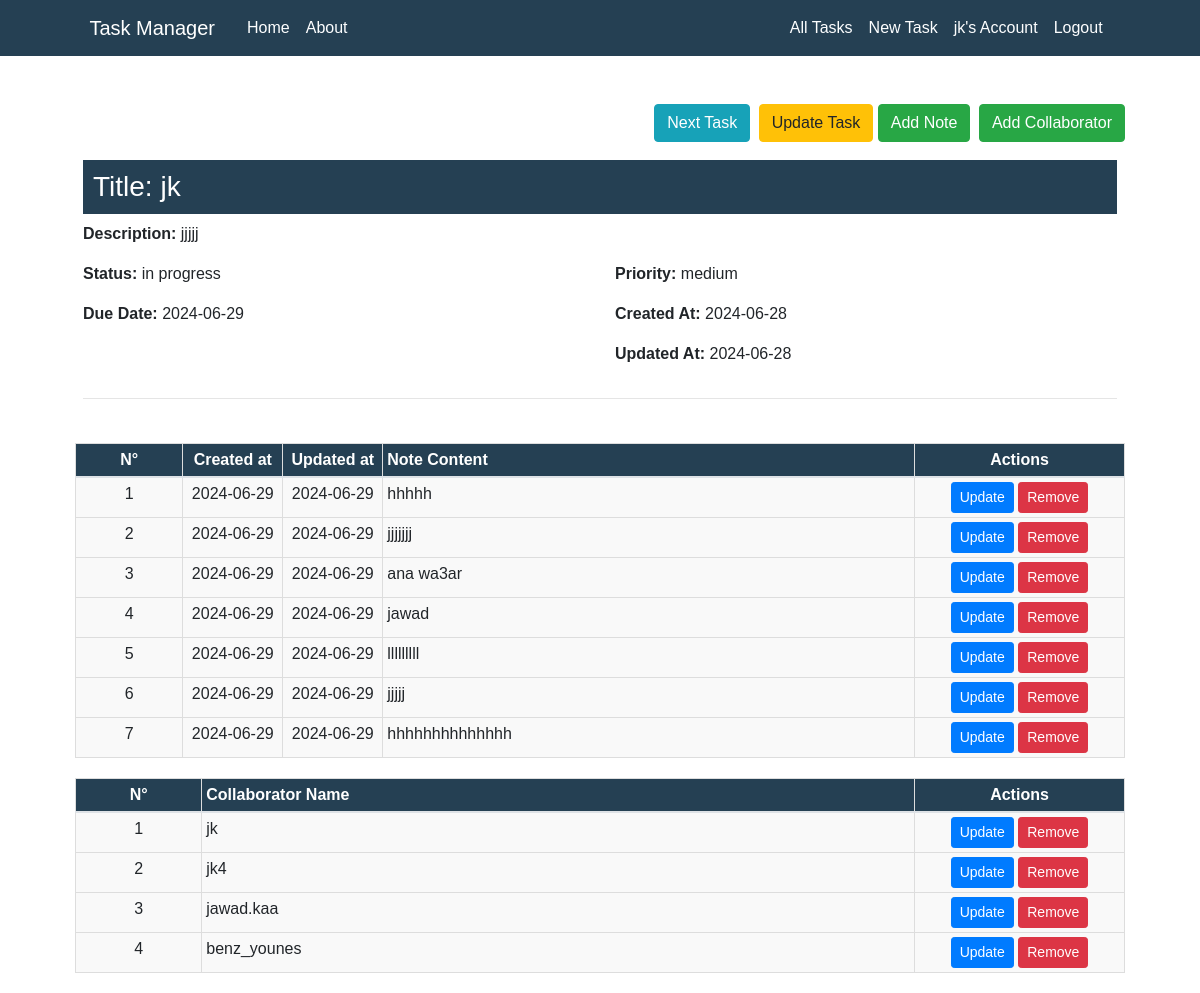
Before: /task/10 (signed in) with the older database file.
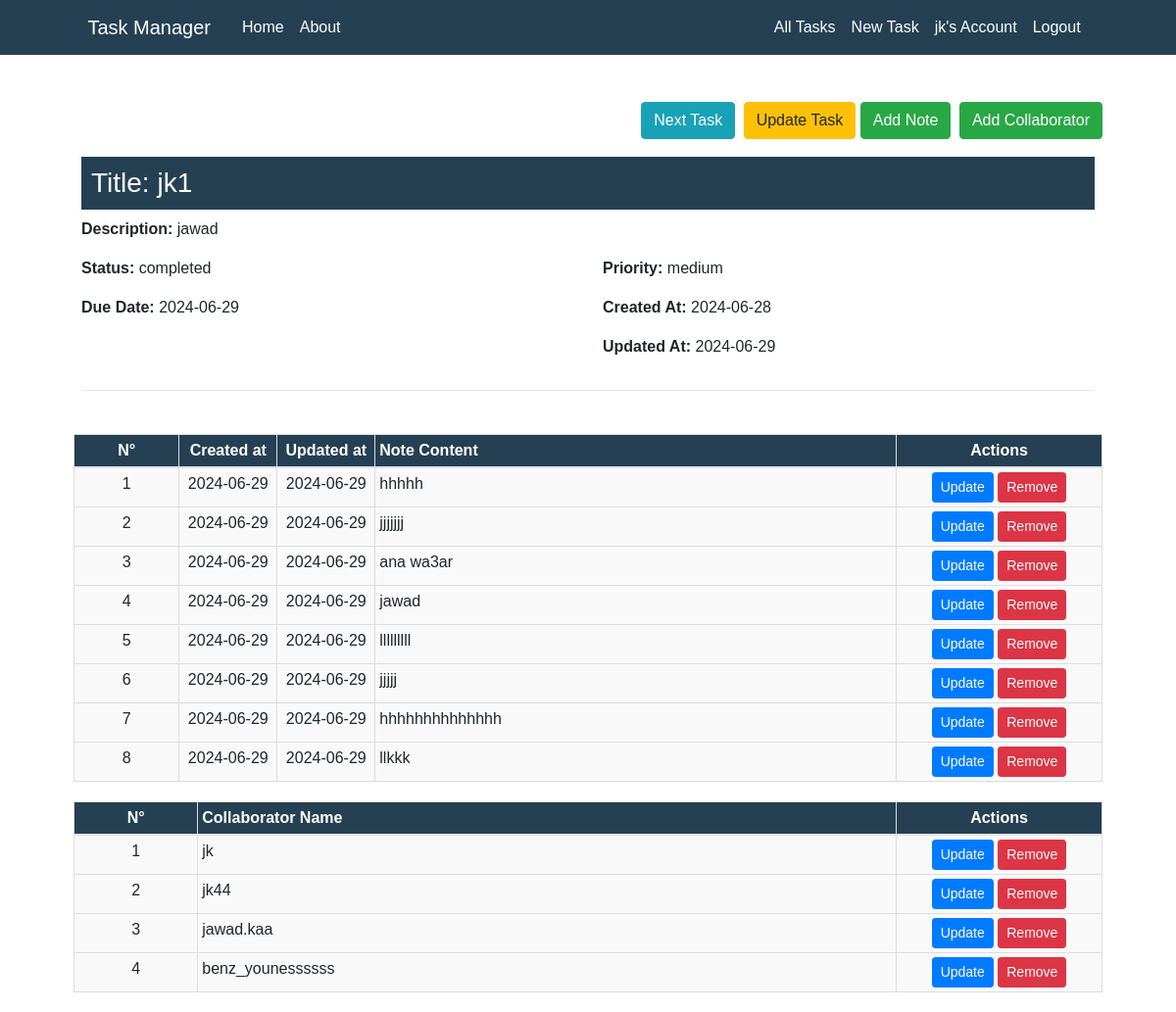
After: the same page with the newer database file.
### TaskManager/models.py (models this page shows, shortened)
class Task(db.Model):
    id = db.Column(db.Integer, primary_key=True)
    user_id = db.Column(db.Integer, db.ForeignKey('user.id'), nullable=False)
    title = db.Column(db.String(255), nullable=False)
    description = db.Column(db.Text)
    status = db.Column(db.Enum('in progress', 'completed', 'pending'), default='in progress')
    priority = db.Column(db.Enum('low', 'medium', 'high'), default='medium')
    due_date = db.Column(db.DateTime, default=datetime.utcnow)
    created_at = db.Column(db.DateTime, default=datetime.utcnow)
    updated_at = db.Column(db.DateTime, default=datetime.utcnow, onupdate=datetime.utcnow)
    notes = db.relationship(
        'Note', backref='task', lazy=True, cascade='all, delete-orphan')
    task_collaborators = db.relationship(
        'TaskCollaborator', backref='task', lazy=True, cascade='all, delete-orphan')

class Note(db.Model):
    id = db.Column(db.Integer, primary_key=True)
    task_id = db.Column(db.Integer, db.ForeignKey('task.id'), nullable=False)
    content = db.Column(db.Text, nullable=False)
    created_at = db.Column(db.DateTime, default=datetime.utcnow)
    updated_at = db.Column(db.DateTime, default=datetime.utcnow, onupdate=datetime.utcnow)

class TaskCollaborator(db.Model):
    id = db.Column(db.Integer, primary_key=True)
    task_id = db.Column(db.Integer, db.ForeignKey('task.id'), nullable=False)
    user_id = db.Column(db.Integer, db.ForeignKey('user.id'), nullable=False)

class User(db.Model, UserMixin):
    id = db.Column(db.Integer, primary_key=True)
    username = db.Column(db.String(50), unique=True, nullable=False)
    email = db.Column(db.String(100), unique=True, nullable=False)
    password = db.Column(db.String(255), nullable=False)
    date_joined = db.Column(db.DateTime, default=datetime.now)
    last_login = db.Column(db.DateTime, default=datetime.now)
    tasks = db.relationship('Task', backref='user', lazy=True)
    task_collaborators = db.relationship('TaskCollaborator', backref='user', lazy=True)

### TaskManager/routes.py (the view)
@app.route("/task/<int:task_id>")
def task(task_id):
    if not current_user.is_authenticated:
        flash('You need to be logged in to access this page.', 'warning')
        return redirect(url_for('login'))
    task = Task.query.get_or_404(task_id)
    previous_task = Task.query.filter(
        Task.id < task_id, Task.user_id == current_user.id).order_by(Task.id.desc()).first()
    next_task = Task.query.filter(
        Task.id > task_id, Task.user_id == current_user.id).order_by(Task.id.asc()).first()
    return render_template('task.html',
                           title=task.title,
                           task=task,
                           previous_task=previous_task,
                           next_task=next_task)

### TaskManager/models.py (called while the page is built)
@login_manager.user_loader
def load_user(user_id):
    return User.query.get(int(user_id))

### TaskManager/templates/task.html (shortened to what this page needs)
{% extends "layout.html" %}
{% block content %}
<div class="float-right mt-4">
    {% if next_task %}
    <a href="{{ url_for('task', task_id=next_task.id) }}" class="btn btn-info btn-2g mr-1">
         Next Task
    </a>
    {% endif %}
    <a href="{{ url_for('update_task', task_id=task.id) }}" class="btn btn-warning btn-2g">Update Task</a>
    <a href="{{ url_for('new_note', task_id=task.id) }}" class="btn btn-success btn-2g mr-1">
         Add Note
    </a>
    <a href="{{ url_for('new_collaborator', task_id=task.id) }}" class="btn btn-success btn-2g">
         Add Collaborator
    </a>
</div>
<br>
<br>
<div class="content-section mt-4">
    <h3 style="background-color: #254053; color: #ffffff; padding: 10px;">Title: {{ task.title }}</h3>
    <div class="row">
        <div class="col-md-12">
            <p><strong>Description:</strong> {{ task.description }}</p>
        </div>
    </div>
    <div class="row">
        <div class="col-md-6">
            <p><strong>Status:</strong> {{ task.status }}</p>
        </div>
        <div class="col-md-6">
            <p><strong>Priority:</strong> {{ task.priority }}</p>
        </div>
    </div>
    <div class="row">
        <div class="col-md-6">
            <p><strong>Due Date:</strong> {{ task.due_date.strftime('%Y-%m-%d') }}</p>
        </div>
        <div class="col-md-6">
            <p><strong>Created At:</strong> {{ task.created_at.strftime('%Y-%m-%d') }}</p>
        </div>
    </div>
    <div class="row">
        <div class="col-md-6">
        </div>
        <div class="col-md-6">
            <p><strong>Updated At:</strong> {{ task.updated_at.strftime('%Y-%m-%d') }}</p>
        </div>
    </div>
    <hr>
</div>
<table class="table">
    <thead>
        <tr>
            <th scope="col" class="text-center">N°</th>
            <th scope="col" class="text-center">Created at</th>
            <th scope="col" class="text-center">Updated at</th>
            <th scope="col">Note Content</th>
            <th scope="col" class="text-center actions-column">Actions</th>
        </tr>
    </thead>
    <tbody>
        {% for note in task.notes %}
        <tr>
            <td class="text-center">{{ loop.index }}</td>
            <td class="text-center" style="width:100px;">{{ note.created_at.strftime('%Y-%m-%d') }}</td>
            <td class="text-center" style="width:100px;">{{ note.updated_at.strftime('%Y-%m-%d') }}</td>
            <td>{{ note.content }}</td>
            <td class="text-center">
                <a href="#" class="btn btn-primary btn-sm">Update</a>
                <a href="#" class="btn btn-danger btn-sm">Remove</a>
            </td>
        </tr>
        {% endfor %}
    </tbody>
</table>
<table class="table">
    <thead>
        <tr>
            <th scope="col" class="text-center">N°</th>
            <th scope="col">Collaborator Name</th>
            <th scope="col" class="text-center actions-column">Actions</th>
        </tr>
    </thead>
    <tbody>
        {% for collaborator in task.task_collaborators %}
        <tr>
            <td class="text-center">{{ loop.index }}</td>
            <td>{{ collaborator.user.username }}</td>
            <td class="text-center">
                <a href="#" class="btn btn-primary btn-sm">Update</a>
                <a href="#" class="btn btn-danger btn-sm">Remove</a>
            </td>
        </tr>
        {% endfor %}
    </tbody>
</table>
{% endblock content %}

Changed rows visible on the page:
changed Task "medium": title "jk" → "jk1"; description "jjjjj" → "jawad"; status "in progress" → "completed"; updated_at "2024-06-28" → "2024-06-29"
added Note: created_at "2024-06-29", updated_at "2024-06-29", content "llkkk"
changed through a linked row, TaskCollaborator (number 2 of 4 on the later page): user.username "jk4" → "jk44"
changed through a linked row, TaskCollaborator: user.username "benz_younes" → "benz_younessssss"
